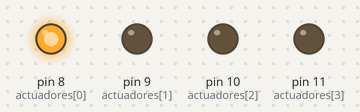
A sketch run on a simulated Arduino Uno, built with avr-gcc and run on an emulated ATmega328P. Shown: output pins drawn as LEDs (lit = HIGH).

Above: at 0.05 s.
At 0.25 s:
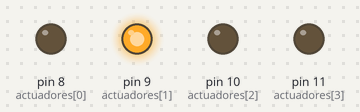
At 0.65 s:
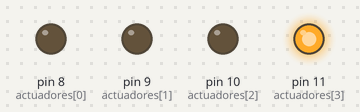
At 1.35 s:
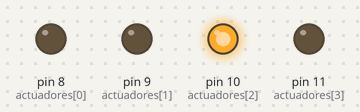
At 2.6 s:
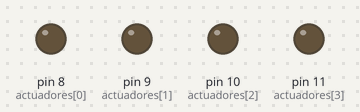
Timing chart, 0 to 3.0 s (numbered marks = the images above):
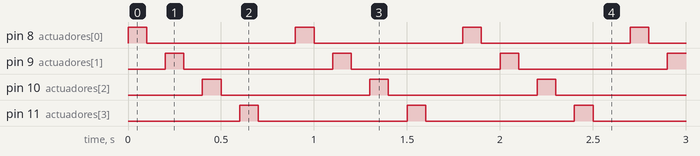

Measured:
- by itself, pin 8 (actuadores[0]), pin 9 (actuadores[1]), pin 10 (actuadores[2]), pin 11 (actuadores[3]): alternates HIGH for 0.10 s and LOW for 0.80 s

The sketch:

P9.ino
```cpp
//Programa 9
int actuadores[4] = { 8, 9, 10, 11 };

void setup() {
  //Serial.begin(9600); no se ocuapa
  for (int i = 0; i < 4; i++) {
    pinMode(actuadores[i], OUTPUT);
  }
}

void loop() {
  for (int i = 0; i < 4; i++) {
    digitalWrite(actuadores[i], 1);
    delay(100);
    digitalWrite(actuadores[i], 0);
    delay(100);
  }
  delay(100);
}
```
